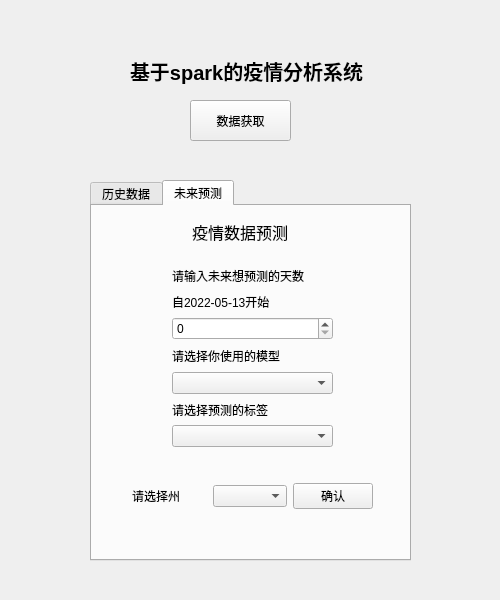
<?xml version="1.0" encoding="UTF-8"?>
<ui version="4.0">
 <class>Form</class>
 <widget class="QWidget" name="Form">
  <property name="geometry">
   <rect>
    <x>0</x>
    <y>0</y>
    <width>500</width>
    <height>600</height>
   </rect>
  </property>
  <property name="windowTitle">
   <string>基于spark的疫情分析系统</string>
  </property>
  <property name="windowIcon">
   <iconset>
    <normaloff>sources/img.png</normaloff>sources/img.png</iconset>
  </property>
  <widget class="QLabel" name="label_20">
   <property name="geometry">
    <rect>
     <x>130</x>
     <y>40</y>
     <width>251</width>
     <height>61</height>
    </rect>
   </property>
   <property name="font">
    <font>
     <pointsize>15</pointsize>
     <weight>75</weight>
     <bold>true</bold>
    </font>
   </property>
   <property name="layoutDirection">
    <enum>Qt::LeftToRight</enum>
   </property>
   <property name="autoFillBackground">
    <bool>false</bool>
   </property>
   <property name="text">
    <string>基于spark的疫情分析系统</string>
   </property>
  </widget>
  <widget class="QPushButton" name="pushButton">
   <property name="geometry">
    <rect>
     <x>190</x>
     <y>100</y>
     <width>101</width>
     <height>41</height>
    </rect>
   </property>
   <property name="text">
    <string>数据获取</string>
   </property>
  </widget>
  <widget class="QTabWidget" name="tabWidget">
   <property name="geometry">
    <rect>
     <x>90</x>
     <y>180</y>
     <width>321</width>
     <height>381</height>
    </rect>
   </property>
   <property name="currentIndex">
    <number>1</number>
   </property>
   <widget class="QWidget" name="tab">
    <attribute name="title">
     <string>历史数据</string>
    </attribute>
    <widget class="QLabel" name="label_5">
     <property name="geometry">
      <rect>
       <x>90</x>
       <y>40</y>
       <width>131</width>
       <height>51</height>
      </rect>
     </property>
     <property name="font">
      <font>
       <pointsize>12</pointsize>
      </font>
     </property>
     <property name="text">
      <string>历史疫情数据查看</string>
     </property>
    </widget>
    <widget class="QWidget" name="verticalLayoutWidget">
     <property name="geometry">
      <rect>
       <x>80</x>
       <y>110</y>
       <width>160</width>
       <height>131</height>
      </rect>
     </property>
     <layout class="QVBoxLayout" name="verticalLayout">
      <item>
       <widget class="QLabel" name="label_2">
        <property name="text">
         <string>请选择时间</string>
        </property>
       </widget>
      </item>
      <item>
       <widget class="QDateEdit" name="dateEdit">
        <property name="maximumDate">
         <date>
          <year>2022</year>
          <month>5</month>
          <day>13</day>
         </date>
        </property>
        <property name="minimumDate">
         <date>
          <year>2020</year>
          <month>1</month>
          <day>21</day>
         </date>
        </property>
        <property name="displayFormat">
         <string>yyyy-MM-dd</string>
        </property>
       </widget>
      </item>
      <item>
       <widget class="QLabel" name="label_3">
        <property name="text">
         <string>到</string>
        </property>
       </widget>
      </item>
      <item>
       <widget class="QDateEdit" name="dateEdit_2">
        <property name="maximumDate">
         <date>
          <year>2022</year>
          <month>5</month>
          <day>13</day>
         </date>
        </property>
        <property name="minimumDate">
         <date>
          <year>2020</year>
          <month>1</month>
          <day>21</day>
         </date>
        </property>
        <property name="displayFormat">
         <string>yyyy-MM-dd</string>
        </property>
       </widget>
      </item>
     </layout>
    </widget>
    <widget class="QWidget" name="horizontalLayoutWidget">
     <property name="geometry">
      <rect>
       <x>40</x>
       <y>260</y>
       <width>241</width>
       <height>80</height>
      </rect>
     </property>
     <layout class="QHBoxLayout" name="horizontalLayout">
      <item>
       <widget class="QLabel" name="label">
        <property name="text">
         <string>请选择州</string>
        </property>
       </widget>
      </item>
      <item>
       <widget class="QComboBox" name="comboBox">
        <property name="maxVisibleItems">
         <number>50</number>
        </property>
       </widget>
      </item>
      <item>
       <widget class="QPushButton" name="pushButton_2">
        <property name="text">
         <string>确认</string>
        </property>
       </widget>
      </item>
     </layout>
    </widget>
   </widget>
   <widget class="QWidget" name="tab_2">
    <attribute name="title">
     <string>未来预测</string>
    </attribute>
    <widget class="QWidget" name="horizontalLayoutWidget_2">
     <property name="geometry">
      <rect>
       <x>40</x>
       <y>250</y>
       <width>241</width>
       <height>80</height>
      </rect>
     </property>
     <layout class="QHBoxLayout" name="horizontalLayout_2">
      <item>
       <widget class="QLabel" name="label_9">
        <property name="text">
         <string>请选择州</string>
        </property>
       </widget>
      </item>
      <item>
       <widget class="QComboBox" name="comboBox_2">
        <property name="maxVisibleItems">
         <number>50</number>
        </property>
       </widget>
      </item>
      <item>
       <widget class="QPushButton" name="pushButton_3">
        <property name="text">
         <string>确认</string>
        </property>
       </widget>
      </item>
     </layout>
    </widget>
    <widget class="QWidget" name="verticalLayoutWidget_2">
     <property name="geometry">
      <rect>
       <x>80</x>
       <y>60</y>
       <width>161</width>
       <height>181</height>
      </rect>
     </property>
     <layout class="QVBoxLayout" name="verticalLayout_3">
      <item>
       <widget class="QLabel" name="label_7">
        <property name="text">
         <string>请输入未来想预测的天数</string>
        </property>
       </widget>
      </item>
      <item>
       <widget class="QLabel" name="label_8">
        <property name="text">
         <string>自2022-05-13开始</string>
        </property>
       </widget>
      </item>
      <item>
       <widget class="QSpinBox" name="spinBox"/>
      </item>
      <item>
       <widget class="QLabel" name="label_4">
        <property name="text">
         <string>请选择你使用的模型</string>
        </property>
       </widget>
      </item>
      <item>
       <widget class="QComboBox" name="comboBox_3"/>
      </item>
      <item>
       <widget class="QLabel" name="label_10">
        <property name="text">
         <string>请选择预测的标签</string>
        </property>
       </widget>
      </item>
      <item>
       <widget class="QComboBox" name="comboBox_4"/>
      </item>
     </layout>
    </widget>
    <widget class="QLabel" name="label_6">
     <property name="geometry">
      <rect>
       <x>100</x>
       <y>0</y>
       <width>111</width>
       <height>51</height>
      </rect>
     </property>
     <property name="font">
      <font>
       <pointsize>12</pointsize>
      </font>
     </property>
     <property name="frameShadow">
      <enum>QFrame::Plain</enum>
     </property>
     <property name="text">
      <string>疫情数据预测</string>
     </property>
    </widget>
   </widget>
  </widget>
 </widget>
 <resources/>
 <connections>
  <connection>
   <sender>pushButton_2</sender>
   <signal>clicked()</signal>
   <receiver>Form</receiver>
   <slot>showhistory()</slot>
   <hints>
    <hint type="sourcelabel">
     <x>368</x>
     <y>496</y>
    </hint>
    <hint type="destinationlabel">
     <x>500</x>
     <y>504</y>
    </hint>
   </hints>
  </connection>
  <connection>
   <sender>pushButton_3</sender>
   <signal>clicked()</signal>
   <receiver>Form</receiver>
   <slot>predict()</slot>
   <hints>
    <hint type="sourcelabel">
     <x>354</x>
     <y>495</y>
    </hint>
    <hint type="destinationlabel">
     <x>489</x>
     <y>518</y>
    </hint>
   </hints>
  </connection>
  <connection>
   <sender>pushButton</sender>
   <signal>clicked()</signal>
   <receiver>Form</receiver>
   <slot>getdata()</slot>
   <hints>
    <hint type="sourcelabel">
     <x>261</x>
     <y>124</y>
    </hint>
    <hint type="destinationlabel">
     <x>435</x>
     <y>125</y>
    </hint>
   </hints>
  </connection>
 </connections>
 <slots>
  <slot>showhistory()</slot>
  <slot>predict()</slot>
  <slot>getdata()</slot>
 </slots>
</ui>
